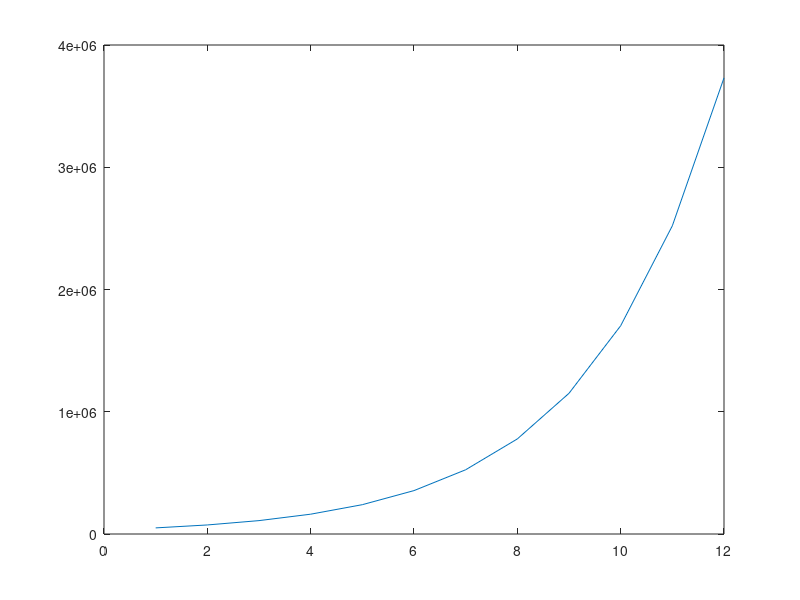

This figure's MATLAB source:
clearvars
clc
close all

r=0.48;
% sizeC=50e3;
% eqPop=4;
N_Ini=50e3;
tot_pop=11e6;

totTime=12;
dt=1;

time=dt:dt:totTime;
N=zeros(size(time,1),size(time,2));

N(1)=N_Ini;
for t=2:numel(time)
    dN=r*N(t-1)*dt;
    N(t)=N(t-1)+dN;
end
%%
figure;
plot(time,N)